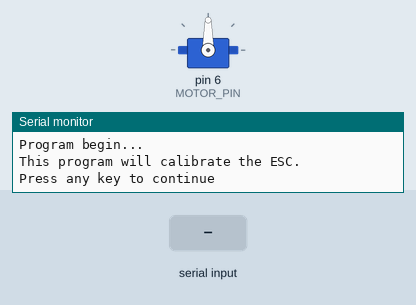
Simulated run of this sketch. Board: Arduino Uno, built with avr-gcc and run on an emulated ATmega328P. On the bench: servo, the last lines printed to the serial monitor. Inputs (shaded band) come from the test bench.

Above: at 0.8 s.
0.9 s: "1" received over Serial
At 2.0 s:
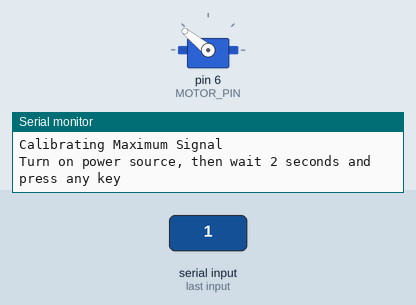
2.4 s: "0" received over Serial
At 3.5 s:
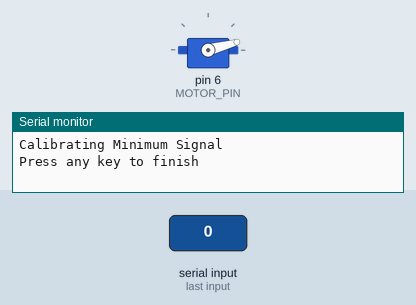
Timing chart, 0 to 5.4 s (numbered marks = the images above; inputs shaded):
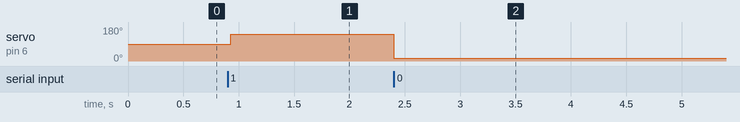

The sketch:

esc_calibration.ino
```cpp
#include <Arduino.h>

#include <Servo.h>

#define MAX_SIGNAL 2000
#define STOP_SIGNAL 1500
#define MIN_SIGNAL 700
#define MOTOR_PIN 6

Servo motor;

void setup() {
  Serial.begin(9600);
  Serial.println("Program begin...");
  Serial.println("This program will calibrate the ESC.");
  Serial.println("Press any key to continue");

  motor.attach(MOTOR_PIN);

  // Wait for input
  while (!Serial.available());
  Serial.read();

  Serial.println("Calibrating Maximum Signal");
  Serial.println("Turn on power source, then wait 2 seconds and press any key");
  motor.writeMicroseconds(MAX_SIGNAL);

  // Wait for input
  while (!Serial.available());
  Serial.read();

  // Send min output
  Serial.println("Calibrating Minimum Signal");
  Serial.println("Press any key to finish");
  motor.writeMicroseconds(MIN_SIGNAL);

  // Wait for input
  while (!Serial.available());
  Serial.read();
  motor.writeMicroseconds(STOP_SIGNAL);
}

void loop() {

}
```

Measured:
- after the input at 0.9 s, servo on pin 6 (MOTOR_PIN): 90° → 141° at once
- after the input at 2.4 s, servo on pin 6 (MOTOR_PIN): 141° → 15° at once
